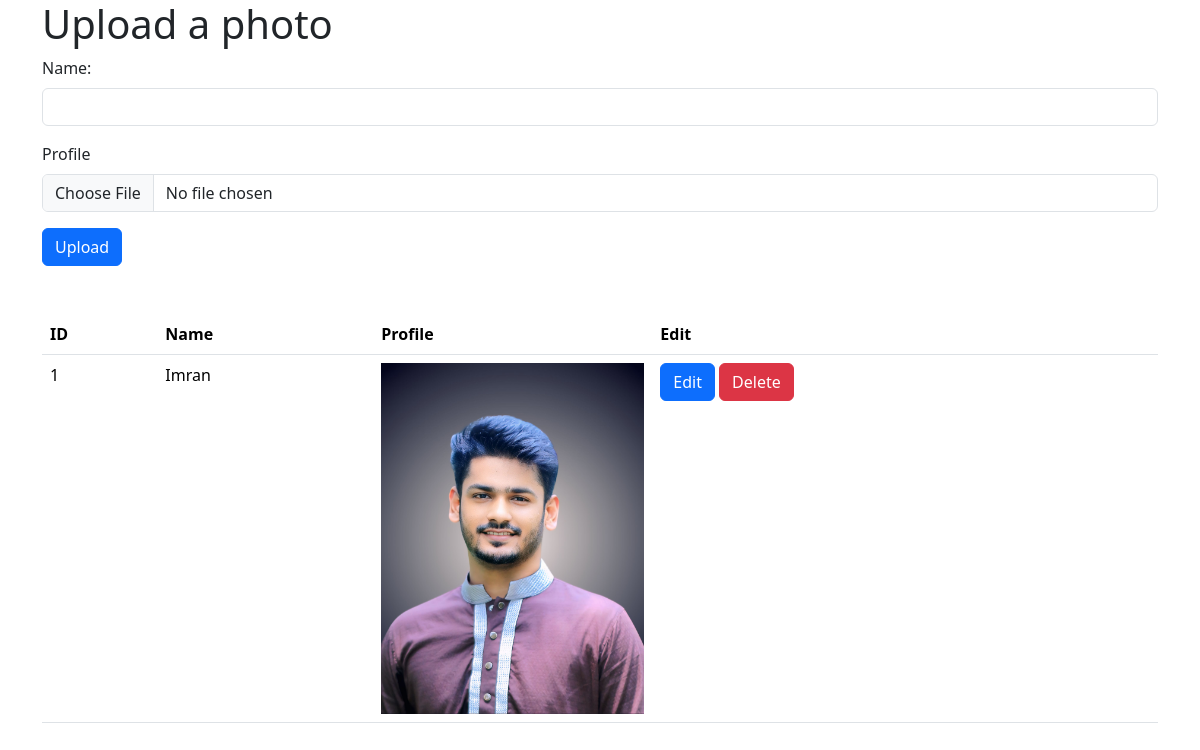
The app's page /, older data.
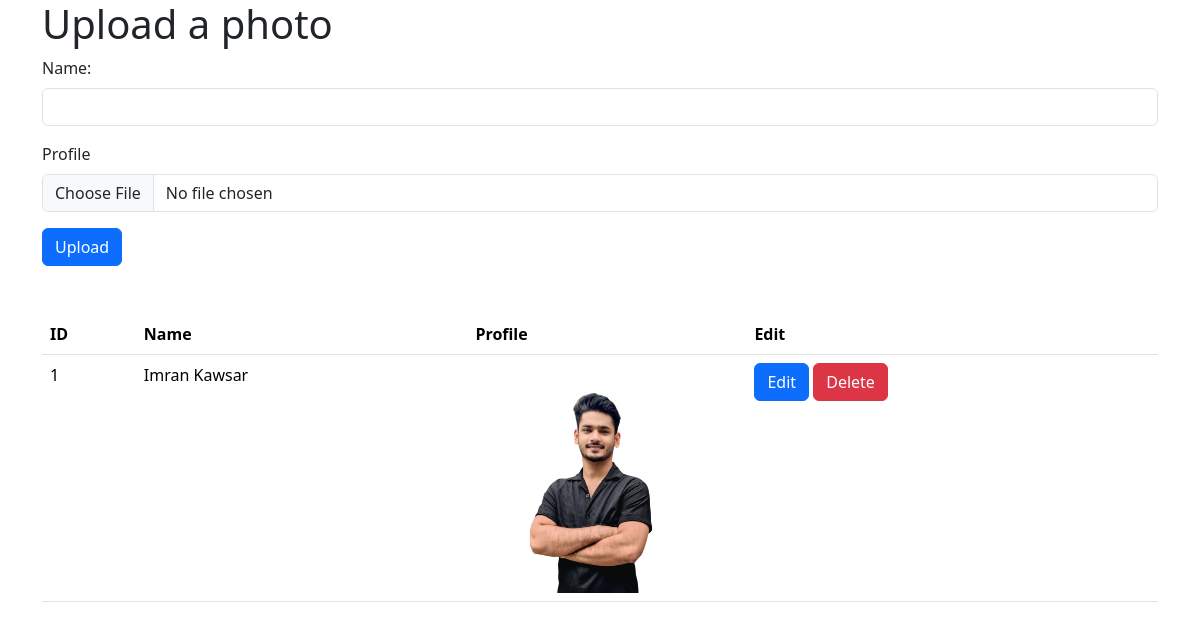
The same page, newer data.
### app/models.py (models this page shows)
class Profile(models.Model):
    name = models.CharField(max_length=255)
    profile = models.ImageField(upload_to='media/', default='media/example.png', blank=True)

### app/views.py (the view)
# urls.py: path('', views.home, name='home'),
def home(request):
    context = {
        'all_data': Profile.objects.all()
    }
    return render(request, 'index.html',context)

### templates/index.html (shortened to what this page needs)
{% extends "base.html" %}
{% block body %}
    <div class="container">
        <h1>Upload a photo</h1>
        <form action="{% url 'insert' %}" method="post" enctype="multipart/form-data">
            <div class="mb-3">
                <label for="name" class="form-label">Name:</label>
                <input type="text" class="form-control" id="name" name="name" aria-describedby="emailHelp">
            </div>
            <div class="mb-3">
                <label for="profile" class="form-label">Profile</label>
                <input type="file" class="form-control" name="profile" id="profile">
            </div>
            <button type="submit" class="btn btn-primary">Upload</button>
        </form>
        <table class="table mt-5">
            <thead>
                <tr>
                    <th>ID</th>
                    <th>Name</th>
                    <th>Profile</th>
                    <th>Edit</th>
                </tr>
            </thead>
            <tbody>
                {% if all_data %}
                    {% for all in all_data %}
                        <tr>
                            <td>{{forloop.counter}}</td>
                            <td>{{all.name}}</td>
                            <td class="w-25"><img src="{{all.profile.url}}" alt="{{all.name}}" class="w-100"></td>
                            <td>
                                <a href="{% url 'edit' all.id %}" class="btn btn-primary">Edit</a>
                                <a href="{% url 'delete' all.id %}" class="btn btn-danger">Delete</a>
                            </td>
                        </tr>
                    {% endfor %}
                {% endif %}
            </tbody>
        </table>
    </div>
{% endblock body %}

Row changes from the older to the newer data that the page shows:
removed Profile: name "Imran", profile (picture)
added Profile: name "Imran Kawsar", profile (picture)
